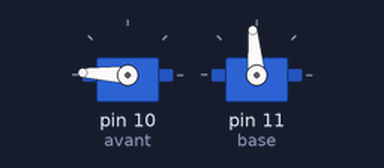
A sketch run on a simulated Arduino Uno, built with avr-gcc and run on an emulated ATmega328P. On the bench: 2 × servo.

Above: at 0.05 s.
At 0.8 s:
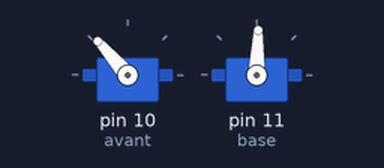
At 1.55 s:
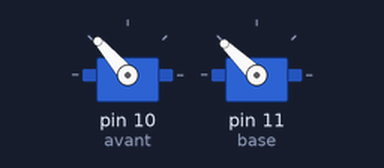
At 3.1 s:
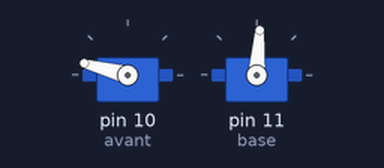
Timing chart, 0 to 7.6 s (numbered marks = the images above):
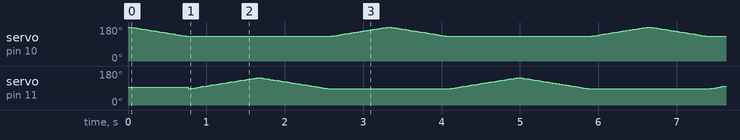

The sketch:

sketch_apr23a.ino
```cpp
#include <Servo.h>

Servo base;
Servo avant;

void setup() {
  Serial.begin(9600);

  avant.attach(10); //Max 180 min 130
  base.attach(11); //Max 145 min 85

  avant.write(180);
  base.write(95);
}

void loop() {
  for(int i = 180; i > 130; i--){
    avant.write(i);
    delay(15);
  }

  for(int i = 85; i < 145; i++){
    base.write(i);
    delay(15);
  }

  for(int i = 145; i > 85; i--){
    base.write(i);
    delay(15);
  }

  for(int i = 130; i < 180; i++){
    avant.write(i);
    delay(15);
  }
}
```
